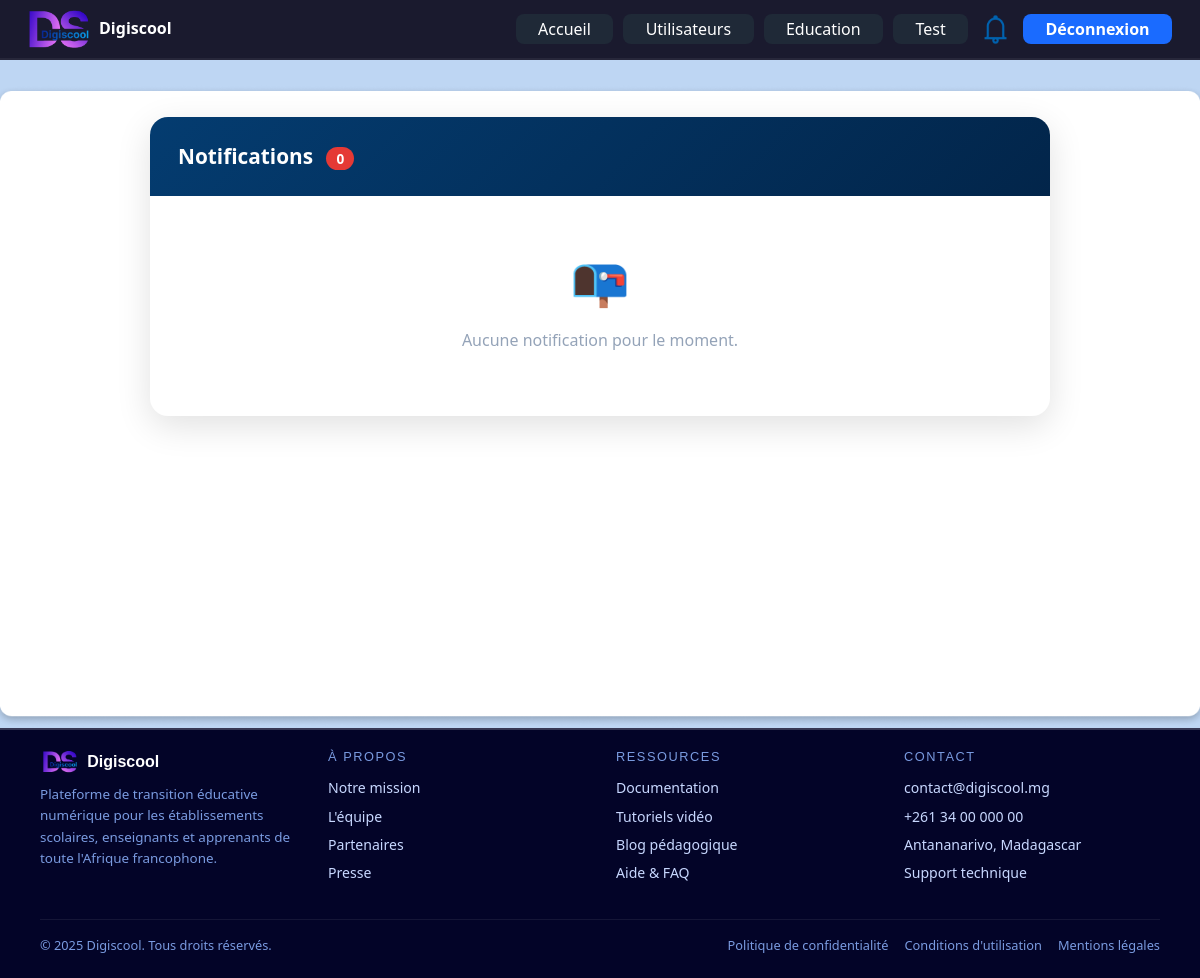
The app's page /admin/notifications (signed in), older data.
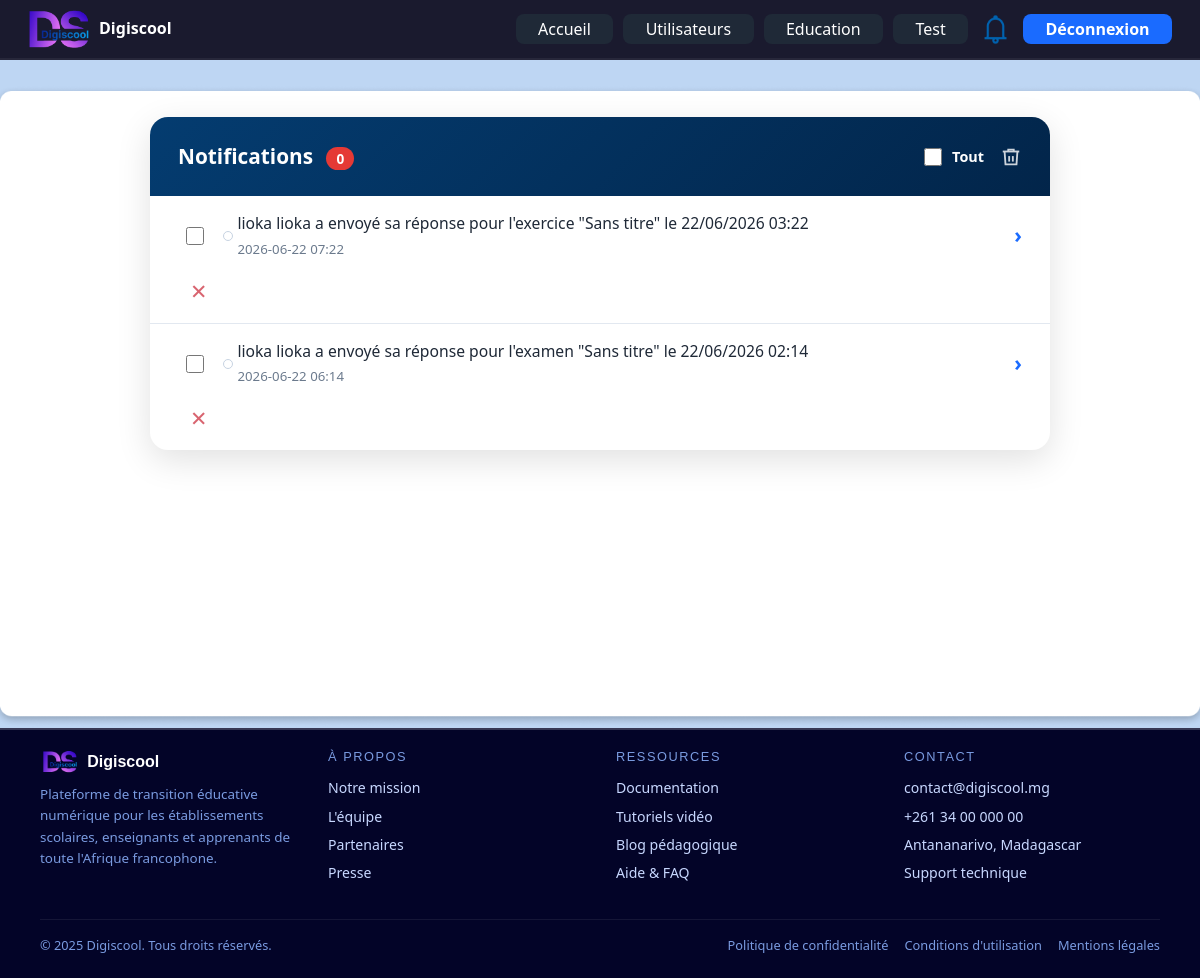
The same page, newer data.
### tables this page shows
CREATE TABLE notifications (
                id INTEGER PRIMARY KEY AUTOINCREMENT,
                user_id INTEGER NOT NULL,
                message TEXT NOT NULL,
                is_read INTEGER NOT NULL DEFAULT 0,
                created_at DATETIME DEFAULT CURRENT_TIMESTAMP, target_url TEXT DEFAULT '',
                FOREIGN KEY(user_id) REFERENCES users(id)
            );

### app.py (the view)
@app.route('/admin/notifications')
@login_required
@admin_required
def admin_notifications():
    with get_db() as db:
        notifications = db.execute(
            '''SELECT * FROM notifications WHERE user_id IN
               (SELECT id FROM users WHERE role='admin') ORDER BY created_at DESC'''
        ).fetchall()
        notif_count = db.execute(
            "SELECT COUNT(*) FROM notifications WHERE user_id IN (SELECT id FROM users WHERE role='admin') AND is_read=0"
        ).fetchone()[0]
    return render_template('admin/notifications.html', notifications=notifications, notif_count=notif_count)

### app.py (called while the page is built)
def get_db():
    conn = sqlite3.connect(DB_PATH)
    conn.row_factory = sqlite3.Row
    return conn

def login_required(view):
    @wraps(view)
    def wrapped_view(*args, **kwargs):
        if 'user_id' not in session:
            return redirect(url_for('index'))
        return view(*args, **kwargs)
    return wrapped_view

def admin_required(view):
    @wraps(view)
    def wrapped_view(*args, **kwargs):
        if session.get('role') != 'admin':
            return redirect(url_for('dashboard'))
        return view(*args, **kwargs)
    return wrapped_view

### templates/admin/notifications.html (shortened to what this page needs)
{% extends "admin/dashboard.html" %}
{% set active_page = 'notifications' %}
{% block content %}
<div class="page-body">
  <div class="notif-container">
    <div class="notif-header">
      <div>Notifications <span id="badge-live" style="background:#e53935;border-radius:20px;padding:2px 10px;font-size:.85rem;margin-left:8px;">{{ notif_count }}</span></div>
      {% if notifications %}
      <div class="notif-header-actions">
        <label class="notif-select-all">
          <input type="checkbox" id="notif-select-all" onchange="toggleAllNotifications(this)">
          <span>Tout</span>
        </label>
        <button type="button" class="notif-delete-btn" onclick="deleteSelectedNotifications()" title="Supprimer la sélection">
          <svg viewBox="0 0 24 24"><polyline points="3 6 5 6 21 6"/><path d="M19 6l-1 14H6L5 6"/><path d="M10 11v6"/><path d="M14 11v6"/><path d="M9 6V4h6v2"/></svg>
        </button>
      </div>
      {% endif %}
    </div>
    <div class="notif-list" id="notif-list">
      {% if notifications %}
        {% for notif in notifications %}
        <div class="notif-item {% if not notif.is_read %}unread{% else %}read{% endif %}"
             id="notif-{{ notif.id }}"
             onclick="openNotif(event, {{ notif.id }}, '{{ notif.target_url or '/admin/test/resultats' }}')">
          <label class="notif-checkbox" onclick="event.stopPropagation()">
            <input type="checkbox" class="notif-check" value="{{ notif.id }}" onchange="updateDeleteState()">
          </label>
          <div class="notif-content">
            <div class="notif-dot {% if notif.is_read %}read{% endif %}"></div>
            <div class="notif-message">{{ notif.message }}</div>
            <div class="notif-time">{{ notif.created_at[:16].replace('T', ' ') if notif.created_at else '' }}</div>
          </div>
          <span class="notif-arrow">›</span>
          <button type="button" class="notif-item-delete"
                  onclick="event.stopPropagation(); deleteNotification({{ notif.id }})" title="Supprimer">✕</button>
        </div>
        {% endfor %}
      {% else %}
        <div class="notif-empty">
          <div class="notif-empty-icon">📭</div>
          <p>Aucune notification pour le moment.</p>
        </div>
      {% endif %}
    </div>
  </div>
</div>
{% endblock %}

### templates/admin/dashboard.html (shortened to what this page needs)
<!DOCTYPE html>
<html lang="fr">
<head>
  <link rel="stylesheet" href="https://cdnjs.cloudflare.com/ajax/libs/bootstrap/5.3.3/css/bootstrap.min.css" />
  <link rel="stylesheet"
    href="https://cdnjs.cloudflare.com/ajax/libs/bootstrap-icons/1.11.3/font/bootstrap-icons.min.css" />
</head>
<body>
  {% set active_page = active_page|default('accueil') %}
  {% set notif_count = notif_count|default(0) %}
  <nav class="ds-nav">
    <a href="/dashboard/admin" class="ds-logo">
      <img src="{{ url_for('static', filename='image/Logo.png') }}" alt="Digiscool logo">
      <div class="ds-logo-name">Digiscool</div>
    </a>
    <div class="ds-nav-links">
      <a href="/dashboard/admin" class="nav-btn{% if active_page == 'accueil' %} active{% endif %}">Accueil</a>
      <a href="/admin/utilisateur"
        class="nav-btn{% if active_page == 'utilisateurs' %} active{% endif %}">Utilisateurs</a>
      <a href="/admin/education" class="nav-btn{% if active_page == 'education' %} active{% endif %}">Education</a>
      <a href="/admin/test" class="nav-btn{% if active_page == 'test' %} active{% endif %}">Test</a>
      <a href="/admin/notifications" class="notif-link" title="Notifications">
        <span class="notif-icon">
          <img src="/static/image/notifi3.png" alt="Notifications" width="35" height="35">
        </span>
      </a>
      <a href="/logout" class="nav-btn nav-btn-accent">Déconnexion</a>
    </div>
  </nav>
  {% block content %}{% endblock %}
  {% include "footer.html" %}
</body>
</html>

### templates/footer.html (shortened to what this page needs)
<footer>
  <div class="footer-grid">
    <div>
      <div class="footer-brand">
        <a href="#" class="ds-logo_foot">
          <img src="{{ url_for('static', filename='image/Logo.png') }}" alt="Digiscool logo">
          <div class="ds-logo-name">Digiscool</div>
        </a>
      </div>
      <p class="footer-desc">
        Plateforme de transition éducative numérique pour les établissements scolaires,
        enseignants et apprenants de toute l'Afrique francophone.
      </p>
    </div>
    <div class="footer-col">
      <h6>À propos</h6>
      <a href="#">Notre mission</a>
      <a href="#">L'équipe</a>
      <a href="#">Partenaires</a>
      <a href="#">Presse</a>
    </div>
    <div class="footer-col">
      <h6>Ressources</h6>
      <a href="#">Documentation</a>
      <a href="#">Tutoriels vidéo</a>
      <a href="#">Blog pédagogique</a>
      <a href="#">Aide &amp; FAQ</a>
    </div>
    <div class="footer-col">
      <h6>Contact</h6>
      <a href="mailto:contact@digiscool.mg">contact@digiscool.mg</a>
      <a href="tel:+2613400000">+261 34 00 000 00</a>
      <a href="#">Antananarivo, Madagascar</a>
      <a href="#">Support technique</a>
    </div>
  </div>
  <div class="footer-bottom">
    <span>© 2025 Digiscool. Tous droits réservés.</span>
    <div class="d-flex gap-3">
      <a href="#">Politique de confidentialité</a>
      <a href="#">Conditions d'utilisation</a>
      <a href="#">Mentions légales</a>
    </div>
  </div>
</footer>

### templates/admin/dashboard.html (style rules this page uses)
:root { --bg: #b8c8e8; --nav-bg: #1a1a2e; --accent: #1a6bff; --card-bg: #ffffff; --card-shadow: 0 4px 20px rgba(0, 0, 0, .13); --radius: 18px; --font-ui: 'Segoe UI', system-ui, sans-serif; }
*, *::before, *::after { box-sizing: border-box; margin: 0; padding: 0; }
body { font-family: var(--font-ui); background-color: var(--bg); background-image: url('../static/image/molecule.png'); background-repeat: no-repeat; background-position: center 160px; background-size: 520px auto; min-height: 100vh; display: flex; flex-direction: column; position: relative; }
.ds-nav { background: var(--nav-bg); display: flex; align-items: center; justify-content: space-between; gap: 4px; padding: 0 28px; height: 60px; position: sticky; top: 0; z-index: 200; border-bottom: 2px solid rgba(255, 255, 255, .06); }
.ds-logo { display: flex; align-items: center; gap: 10px; text-decoration: none; margin-right: 16px; flex-shrink: 0; margin-left: -22px; }
.ds-logo img { height: 44px; width: auto; border-radius: 8px; object-fit: contain; }
.ds-logo-name { font-weight: 700; font-size: 16px; color: #fff; line-height: 1.2; }
.ds-nav-links { display: flex; align-items: center; gap: 10px; margin-left: auto; flex-wrap: wrap; justify-content: flex-end; }
.nav-btn { background: #1f2937; color: #fff; border: none; border-radius: 8px; padding: .2rem 1.4rem; font-size: 1rem; font-weight: 500; cursor: pointer; transition: background .2s; text-decoration: none; white-space: nowrap; }
.nav-btn-accent { background: var(--accent); color: #fff; font-weight: 600; }
.notif-link { position: relative; display: flex; align-items: center; gap: 4px; text-decoration: none; color: #fff; font-size: 1.2rem; }
.notif-icon { font-size: 1.15rem; line-height: 1; }

### templates/admin/notifications.html (style rules this page uses)
body { font-family: 'Segoe UI', Arial, sans-serif; background: #BED6F3; overflow-x: hidden; }
.page-body { background-image: url('/static/components/Rectangle 18.png'); background-size: 100% 100%; flex: 1; padding: 32px 40px 48px; display: flex; flex-direction: column; align-items: center; gap: 24px; margin-top: 25px; min-height: calc(100vh - 157px); }
.notif-container { width: 100%; max-width: 900px; background: #fff; border-radius: 18px; box-shadow: 0 10px 35px rgba(0,0,0,.12); overflow: hidden; }
.notif-header { background: linear-gradient(135deg, #043C70 0%, #02254a 100%); color: #fff; padding: 24px 28px; font-size: 1.3rem; font-weight: 700; display: flex; justify-content: space-between; align-items: center; }
.notif-header-actions { display: flex; gap: 1rem; align-items: center; }
.notif-select-all { display: flex; align-items: center; gap: .6rem; color: #fff; cursor: pointer; font-size: .9rem; }
.notif-select-all input { width:18px; height:18px; accent-color:#fff; cursor:pointer; }
.notif-delete-btn { border: none; background: transparent; cursor: pointer; display: inline-flex; align-items: center; opacity: .8; transition: opacity .15s; }
.notif-delete-btn svg { width:22px; height:22px; stroke:#fff; fill:none; stroke-width:2; }
.notif-list { display: flex; flex-direction: column; }
.notif-item { padding: 16px 28px; border-bottom: 1px solid #e2e8f0; display: grid; grid-template-columns: auto 1fr auto; gap: 16px; align-items: center; transition: background .15s; cursor: pointer; text-decoration: none; color: inherit; }
.notif-item:last-child { border-bottom: none; }
.notif-checkbox { display:inline-flex; align-items:center; justify-content:center; }
.notif-checkbox input { width:18px; height:18px; accent-color:#043C70; cursor:pointer; }
.notif-dot { width: 10px; height: 10px; border-radius: 50%; background: #1a6bff; position: absolute; left: -4px; top: 50%; transform: translateY(-50%); }
.notif-content { flex:1; position: relative; padding-left: 10px; }
.notif-item.read .notif-dot { background: transparent; border: 1px solid #c7d3e2; }
.notif-message { color:#1f2937; font-size:.98rem; line-height:1.5; margin-bottom:4px; }
.notif-time { color:#6b7a8d; font-size:.83rem; }
.notif-arrow { color:#1a6bff; font-size:1.3rem; font-weight:700; }
.notif-item-delete { border: none; background: transparent; cursor: pointer; color: #c82333; font-size: 1.3rem; padding: 0 4px; display: inline-flex; align-items: center; opacity: .7; transition: opacity .15s; margin-left: 8px; }

Row changes from the older to the newer data that the page shows:
added notifications: is_read 1 (drawn), message "lioka lioka a envoyé sa réponse pour l'exercice \"Sans titre\" le 22/06/2026 03:22", created_at "2026-06-22 07:22"
added notifications: is_read 1 (drawn), message "lioka lioka a envoyé sa réponse pour l'examen \"Sans titre\" le 22/06/2026 02:14", created_at "2026-06-22 06:14"
Text that changed along with them:
form field value: (not shown) → "☐"
text no longer shown: "📭 Aucune notification pour le moment."
text now shown: "Tout"
